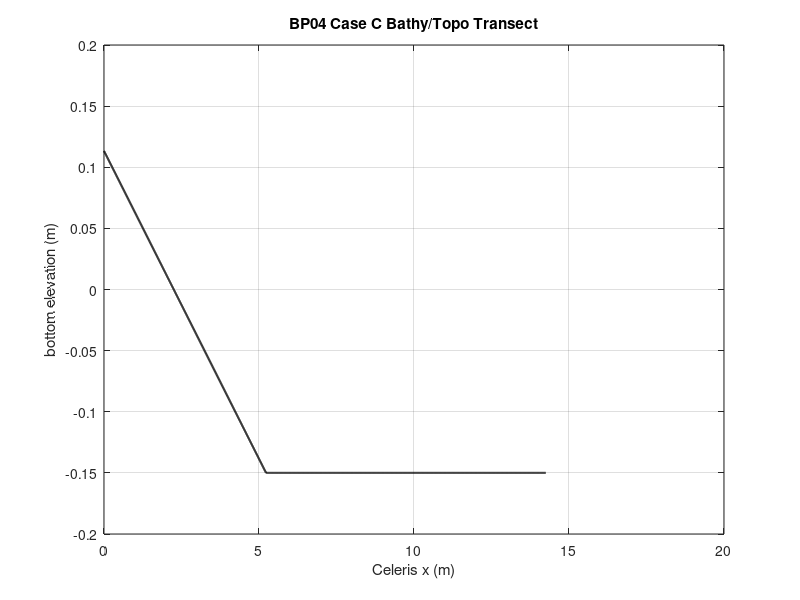

Source code (MATLAB):
% Script to create input files needed for WebGPU version of Celeris
% creates config.json, bathy.txt, and waves.txt

clear all
close all
clf

% High-Level Simulation Control Parameters
grid_type = 1; % Cartesian grid. For grid_type=1, Celeris x=0 is the left boundary.
NLSW_or_Bous = 1; % =0 for Nonlinear Shallow Water Solver (long waves only) otherwise Boussinesq (wind waves)
dx = 0.010; % uniform grid size to use in model - the loaded bathy files will be interpolated to this grid size
dy = 0.010;
Courant_num = 0.15; %Target Courant #.  ~0.25 for P-C, ~0.05 for explicit methods. Default: 0.2
isManning = 0; % A boolean friction model value, if==1 "friction" is a Mannnigs n, otherwise it is a dimensionless friction factor (Moody)
friction = 0.0035;  % dimensionless friction coefficient, or Mannings "n", depending on isManning choice
min_allowable_depth = 0.00001; % min allowable water depth; keep the Celeris default for this breaking-wave case
infiltrationRate = 0.00;  % infiltration rate - for drying inundated cells
useBreakingModel = 1; % Case C is a breaking-wave case
algochanges=1; % 1=use new moving shoreline algorithm

% Benchmark Problem 4, Case C setup
% The laboratory case uses d=0.15 m, H/d=0.30, and the same 1:19.85
% beach as BP01.  Celeris x=0 is the left boundary.  The benchmark
% coordinate at that same point is set below.  Case C uses x/d=-15 here
% so the left side includes 10 more x/d units of dry beach than the
% earlier x/d=-5 domain.
base_depth = 0.15;
wave_height_over_depth = 0.30;
wave_height = wave_height_over_depth*base_depth;
benchmark_left_x_over_d = -15.0;
benchmark_right_x_over_d = 80.0;
x_min = 0.0;
x_max = (benchmark_right_x_over_d - benchmark_left_x_over_d)*base_depth;
y_min = 0.0;
y_max = 100.*dy;
beach_slope = 1/19.85;
solitary_gamma = sqrt(0.75*wave_height_over_depth);
solitary_center_x_over_d = 19.85 + acosh(sqrt(20.0))/solitary_gamma;

% Celeris Add Disturbance solitary wave setup.
% BP01, BP04, and BP06 should use this native solitary-wave path, not etaInitCond.txt.
loadetaIC = 0;
add_Disturbance = 1;
disturbanceType = 1;
disturbanceXpos = (solitary_center_x_over_d - benchmark_left_x_over_d)*base_depth; % Celeris x for the benchmark initial solitary wave
disturbanceYpos = 0.5*y_max;
disturbanceCrestamp = wave_height;
disturbanceDir = 180; % wave travels toward decreasing x, from offshore to the beach

%  Boundary conditions - at least one of the boundaries should be = 2 for incident waves.
%  BP04 does not use incident-wave forcing; the solitary wave is initialized with Add Disturbance.
west_boundary_type = 0; % west_boundary_type, 0=solid wall, 1=sponge layer, 2= waves loaded from file, created by spectrum_2D above
east_boundary_type = 1; % east_boundary_type, 0=solid wall, 1=sponge layer, 2= waves loaded from file, created by spectrum_2D above
south_boundary_type = 0; % south_boundary_type, 0=solid wall, 1=sponge layer, 2= waves loaded from file, created by spectrum_2D above
north_boundary_type = 0; % north_boundary_type, 0=solid wall, 1=sponge layer, 2= waves loaded from file, created by spectrum_2D above
BoundaryWidth = 30;
incident_wave_type = -1;
numberOfWaves = 1;

% Time Series Parameters
maxdurationTimeSeries = 10;  % this is the time chunk to display and write discrete parts of the time series
NumberOfTimeSeries = 0;  % the maximum number of time series that can be added is 15
% List time series locations (in Celeris grid coordinates):
% add additional time series as needed

% Save trigger parameters for automatically saving data, these will be added to json
trigger_animation = 0;  % automation trigger for animated gif when = 1
trigger_animation_start_time = 0.0;  % start time of animation trigger
AnimGif_dt = 0.25;  % time between animated gif frames, will write 80 frames

% Surface output schedule
% Case C reference profiles are at t = 15, 20, 25, and 30 in the benchmark
% profile files.  The same output trigger timing as the existing case setup
% is used here.
profile_times = [1 30];
profile_dt = 0.5;
profile_time_scale = sqrt(base_depth/9.80665);
trigger_writesurface = 1;  % automation trigger for writing 2D surfaces when = 1
trigger_writesurface_start_time = (profile_times(1)-profile_dt)*profile_time_scale;  % start time of surface write trigger
trigger_writesurface_end_time = 37.5*profile_time_scale;  % end time of surface write trigger
dt_writesurface = profile_dt*profile_time_scale;  % increment to write to file
write_eta = 1;  % flag for writing eta surface data to file, write when = 1
write_u = 0;  % flag for writing x velocity surface data to file, write when = 1
write_v = 0;  % flag for writing y velocity surface data to file, write when = 1
write_P = 0;  % flag for writing x flux surface data to file, write when = 1
write_Q = 0;  % flag for writing y flux surface data to file, write when = 1
write_turb = 0;  % flag for writing eddy visc surface data to file, write when = 1

trigger_writeWaveHeight = 1;  % automation trigger for writing mean/max/wave height surfaces when = 1
trigger_resetMeans_time = 0.0;  % time to reset means
trigger_resetWaveHeight_time = 0.0;  % time to reset wave height
trigger_writeWaveHeight_time = trigger_writesurface_end_time;  % time to write wave height, this is also the end time for the simulation
which_surface_to_write = 10; % 10 = Max Free Surface Elev
% Note: The simulation will never close if trigger_writeWaveHeight~=1

% Defaults, should not need to change (for other parameters need to change source code
g = 9.80665;  %gravity
Theta = 2.0;  %midmod limiter parameter; empirical breaking parameter. 1.0 most dissipative (upwind) to 2.0 least dissipative (centered) Default: 1.5
dissipation_threshold = 0.3;  %For visualization purposes, represents a characterestic slope at breaking. 0.577=30 degrees, will need to be lower for coarse grid simulations that can not resolve this slope; 0.364=20 deg; 0.2679=15 deg
whiteWaterDecayRate = 0.02; % For visualization purposes, not simulation. Default: 0.9
timeScheme = 2;  %  Time integration choices: 0=Euler, 1=3rd-order A-B predictor, 2= A-B 4th-order predictor+corrector. Default: 2
seaLevel = 0.0;  % water level shift from given datum, for tide, surge, etc
Bcoef = 0.06666667; % dispersion parameter, 1/15 is optimum value for this set of equations. Default: 0.06666666666667
tridiag_solve = 2; % Method to solve the tridiagonal Boussinesq system: =0 Thomas (extremely slow, only for small domains (nx,ny <500) due to thread memory req), =1 Gauss-Sid (very slow), or 2 parallel cyclic reduction (best). Default: 2
surfaceToPlot = 0;
colorMap_choice = 2;
colorVal_min = -0.05;
colorVal_max = 0.12;
ShowLogos = 0;
GoogleMapOverlay = 0;
render_step = 10;
simPause = -1;

% Create bathy/topo surface - this needs to be custom for each scenario -
% see the interpBathy.m script in the directory below to see how the data
% is converted into a model grid
x = [x_min:dx:x_max];
y = [y_min:dy:y_max];
% Convert from Celeris model x to the benchmark x/d coordinate.
% With benchmark_left_x_over_d=-15, the left cell has z/d=15/19.85.
x_benchmark_over_d = x/base_depth + benchmark_left_x_over_d;
h_line = -base_depth*beach_slope*x_benchmark_over_d;
h_line(x_benchmark_over_d > 19.85) = -base_depth;
h_interp = repmat(h_line,length(y),1);

figure(1)
clf
plot(x,h_line,'k-','LineWidth',1.5)
grid on
title('BP04 Case C Bathy/Topo Transect')
xlabel('Celeris x (m)')
ylabel('bottom elevation (m)')

pause(.1)
save bathy.txt h_interp -ascii

WIDTH = length(x); % //WIDTH
HEIGHT = length(y); % //HEIGHT
dx = mean(diff(x));  % //dx
dy = mean(diff(y));  %  //dy

% write a dummy waves file; BP04 uses Add Disturbance, not incident waves
fid = fopen('waves.txt','w');
fprintf(fid,'[NumberOfWaves] 1\n');
fprintf(fid,'=================================\n');
fprintf(fid,'0.0 10.0 0.0 0.0\n');
fclose(fid);

% write sim control data to file
data = [ grid_type, WIDTH, HEIGHT, dx, dy, Courant_num, NLSW_or_Bous, ...
            base_depth, g, Theta, friction, isManning, ...
            dissipation_threshold, whiteWaterDecayRate, timeScheme, ...
            seaLevel, Bcoef, tridiag_solve, west_boundary_type, ...
            east_boundary_type, south_boundary_type, north_boundary_type, ...
            BoundaryWidth, incident_wave_type, numberOfWaves, ...
            maxdurationTimeSeries, NumberOfTimeSeries, ...
            loadetaIC, add_Disturbance, disturbanceType, disturbanceXpos, ...
            disturbanceYpos, disturbanceCrestamp, disturbanceDir, ...
            surfaceToPlot, colorMap_choice, colorVal_min, colorVal_max, ...
            ShowLogos, GoogleMapOverlay, useBreakingModel, ...
            render_step, simPause, ...
            trigger_animation, trigger_animation_start_time, AnimGif_dt, ...
            trigger_writesurface, trigger_writesurface_start_time, ...
            trigger_writesurface_end_time, dt_writesurface, infiltrationRate, ...
            write_eta, write_P, write_Q, write_u, write_v, write_turb, ...
            trigger_writeWaveHeight, trigger_resetMeans_time, trigger_resetWaveHeight_time, ...
            trigger_writeWaveHeight_time, which_surface_to_write, min_allowable_depth, ...
            algochanges, benchmark_left_x_over_d];
varnames = {'grid_type', 'WIDTH', 'HEIGHT', 'dx', 'dy', 'Courant_num', 'NLSW_or_Bous', ...
            'base_depth', 'g', 'Theta', 'friction', 'isManning', ...
            'dissipation_threshold', 'whiteWaterDecayRate', 'timeScheme', ...
            'seaLevel', 'Bcoef', 'tridiag_solve', 'west_boundary_type', ...
            'east_boundary_type', 'south_boundary_type', 'north_boundary_type', ...
            'BoundaryWidth', 'incident_wave_type', 'numberOfWaves', ...
            'maxdurationTimeSeries', 'NumberOfTimeSeries', ...
            'loadetaIC', 'add_Disturbance', 'disturbanceType', 'disturbanceXpos', ...
            'disturbanceYpos', 'disturbanceCrestamp', 'disturbanceDir', ...
            'surfaceToPlot', 'colorMap_choice', 'colorVal_min', 'colorVal_max', ...
            'ShowLogos', 'GoogleMapOverlay', 'useBreakingModel', ...
            'render_step', 'simPause', ...
            'trigger_animation', 'trigger_animation_start_time', 'AnimGif_dt', ...
            'trigger_writesurface', 'trigger_writesurface_start_time', ...
            'trigger_writesurface_end_time', 'dt_writesurface', 'infiltrationRate', ...
            'write_eta', 'write_P', 'write_Q', 'write_u', 'write_v', 'write_turb', ...
            'trigger_writeWaveHeight', 'trigger_resetMeans_time', 'trigger_resetWaveHeight_time', ...
            'trigger_writeWaveHeight_time', 'which_surface_to_write', 'min_allowable_depth', ...
            'algochanges', 'benchmark_left_x_over_d'};

% Open the output file for writing
fid = fopen('config.json', 'w');
fprintf(fid, '{ \n');
% Write the data and variable names to the file
for i = 1:length(data)
    fprintf(fid, '  "%s": %.8f, \n' ,varnames{i} , data(i));
end
% Write time series
% Write each time series location as a JSON object
fprintf(fid, '  "locationOfTimeSeries": [\n');
for k = 1:16 % 16 is a Celeris-WebGPU hard coded limit here, do not change
    x_c=0.0;
    y_c=0.0;
    
    fprintf(fid, '    {\n');
    fprintf(fid, '      "xts": %g,\n', x_c);
    fprintf(fid, '      "yts": %g\n',   y_c);

    if k < 16
        fprintf(fid, '    },\n');
    else
        fprintf(fid, '    }\n');
    end
end
fprintf(fid, '  ]\n');
fprintf(fid, '}\n');

% Close the output file
fclose(fid);
